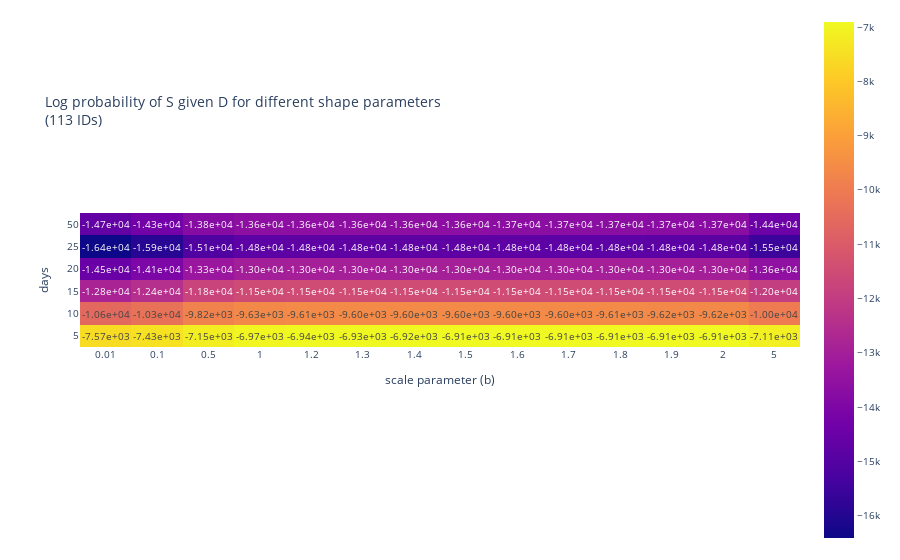

Write notebook code for a chart like this one.
### Code cell
params = [0.01, 0.1, 0.5, 1, 1.2, 1.3, 1.4, 1.5, 1.6, 1.7, 1.8, 1.9, 2, 5]


def add_heatmap_for_laplace(fig, df, col):
    fig.add_trace(
        go.Heatmap(
            z=df.T,
            x=df.index,
            y=df.columns,
            colorbar=dict(
                len=4,  # Make colorbar 1.5x the height of the plot
                y=0.5,  # Center it vertically
                yanchor="middle",
            ),
        ),
        row=1,
        col=col,
    )
    fig.update_traces(
        text=df.T.applymap(lambda x: f"{x:.2e}"),
        texttemplate="%{text}",
        textfont={"size": 10},
        showscale=True,
    )
    fig.update_yaxes(
        type="category",
        row=1,
        col=col,
        title="days",
        showticklabels=True,
    )
    fig.update_xaxes(
        type="category",
        row=1,
        col=col,
        title="scale parameter (b)",
    )
    return fig


def transform_df_hm(df_hm, days):
    df_hm = df_hm.set_index("scale")
    df_hm = df_hm.drop(columns=["params"])
    df_hm = df_hm.rename(columns={"log_p_S_given_D": days})

    print(np.max(df_hm[days]))
    max = np.max(df_hm[days])
    overall_max = -14772
    df_hm[days] = df_hm[days] - np.max(df_hm[days])
    # df_hm[days] = np.exp(df_hm[days])
    # df_hm[days] = df_hm[days] / np.sum(df_hm[days])
    return df_hm


labels = ["scale"]
# df_hm, data = load_and_process_json("10_18IDs_30d", params, labels)
df_hm_5, data_5 = load_and_process_json("14_5days", params, labels)
df_hm_10, data_10 = load_and_process_json("14_10days", params, labels)
df_hm_15, data_15 = load_and_process_json("14_15days", params, labels)
df_hm_20, data_20 = load_and_process_json("14_20days", params, labels)
df_hm_25, data_25 = load_and_process_json("14_25days", params, labels)
df_hm_50, data_50 = load_and_process_json("14_50days", params, labels)

df_hm_5 = transform_df_hm(df_hm_5, 5)
df_hm_10 = transform_df_hm(df_hm_10, 10)
df_hm_15 = transform_df_hm(df_hm_15, 15)
df_hm_20 = transform_df_hm(df_hm_20, 20)
df_hm_25 = transform_df_hm(df_hm_25, 25)
df_hm_50 = transform_df_hm(df_hm_50, 50)


df_hm = pd.merge(df_hm_5, df_hm_10, right_index=True, left_index=True)
df_hm = pd.merge(df_hm, df_hm_15, right_index=True, left_index=True)
df_hm = pd.merge(df_hm, df_hm_20, right_index=True, left_index=True)
df_hm = pd.merge(df_hm, df_hm_25, right_index=True, left_index=True)
df_hm = pd.merge(df_hm, df_hm_50, right_index=True, left_index=True)


IDs = list(data.keys())

fig = make_subplots()
fig = add_heatmap_for_laplace(fig, df_hm, 1)
fig.update_layout(
    title=f"Log probability of S given D for different shape parameters<br>({len(IDs)} IDs)",
    # yaxis_type='log',
    # width=450,
    # height=200,
    font_size=10,
)
fig.show()

df_hm.head(2)

### Figure 1 — Plotly figure (JSON) as saved in the notebook; plotly's stock layout.template omitted (floating-point values rounded to 4 significant figures)
{"data": [{"colorbar": {"len": 4, "y": 0.5, "yanchor": "middle"}, "showscale": true, "text": [["-7.57e+03", "-7.43e+03", "-7.15e+03", "-6.97e+03", "-6.94e+03", "-6.93e+03", "-6.92e+03", "-6.91e+03", "-6.91e+03", "-6.91e+03", "-6.91e+03", "-6.91e+03", "-6.91e+03", "-7.11e+03"], ["-1.06e+04", "-1.03e+04", "-9.82e+03", "-9.63e+03", "-9.61e+03", "-9.60e+03", "-9.60e+03", "-9.60e+03", "-9.60e+03", "-9.60e+03", "-9.61e+03", "-9.62e+03", "-9.62e+03", "-1.00e+04"], ["-1.28e+04", "-1.24e+04", "-1.18e+04", "-1.15e+04", "-1.15e+04", "-1.15e+04", "-1.15e+04", "-1.15e+04", "-1.15e+04", "-1.15e+04", "-1.15e+04", "-1.15e+04", "-1.15e+04", "-1.20e+04"], ["-1.45e+04", "-1.41e+04", "-1.33e+04", "-1.30e+04", "-1.30e+04", "-1.30e+04", "-1.30e+04", "-1.30e+04", "-1.30e+04", "-1.30e+04", "-1.30e+04", "-1.30e+04", "-1.30e+04", "-1.36e+04"], ["-1.64e+04", "-1.59e+04", "-1.51e+04", "-1.48e+04", "-1.48e+04", "-1.48e+04", "-1.48e+04", "-1.48e+04", "-1.48e+04", "-1.48e+04", "-1.48e+04", "-1.48e+04", "-1.48e+04", "-1.55e+04"], ["-1.47e+04", "-1.43e+04", "-1.38e+04", "-1.36e+04", "-1.36e+04", "-1.36e+04", "-1.36e+04", "-1.36e+04", "-1.37e+04", "-1.37e+04", "-1.37e+04", "-1.37e+04", "-1.37e+04", "-1.44e+04"]], "textfont": {"size": 10}, "texttemplate": "%{text}", "type": "heatmap", "x": [0.01, 0.1, 0.5, 1, 1.2, 1.3, 1.4, 1.5, 1.6, 1.7, 1.8, 1.9, 2, 5], "xaxis": "x", "y": [5, 10, 15, 20, 25, 50], "yaxis": "y", "z": [[-7569.0, -7425.0, -7147.0, -6972.0, -6940.0, -6929.0, -6921.0, -6915.0, -6911.0, -6908.0, -6907.0, -6908.0, -6909.0, -7106.0], [-10570.0, -10310.0, -9824.0, -9634.0, -9608.0, -9602.0, -9598.0, -9598.0, -9600.0, -9604.0, -9609.0, -9616.0, -9624.0, -10010.0], [-12840.0, -12450.0, -11770.0, -11510.0, -11480.0, -11470.0, -11460.0, -11460.0, -11460.0, -11470.0, -11470.0, -11480.0, -11490.0, -11960.0], [-14480.0, -14060.0, -13280.0, -13000.0, -12970.0, -12960.0, -12960.0, -12960.0, -12960.0, -12970.0, -12970.0, -12990.0, -13000.0, -13570.0], [-16410.0, -15940.0, -15100.0, -14810.0, -14780.0, -14770.0, -14770.0, -14780.0, -14780.0, -14790.0, -14800.0, -14820.0, -14830.0, -15520.0], [-14670.0, -14280.0, -13810.0, -13640.0, -13630.0, -13630.0, -13640.0, -13650.0, -13660.0, -13680.0, -13690.0, -13710.0, -13730.0, -14440.0]]}], "layout": {"font": {"size": 10}, "title": {"text": "Log probability of S given D for different shape parameters<br>(113 IDs)"}, "xaxis": {"anchor": "y", "domain": [0, 1], "title": {"text": "scale parameter (b)"}, "type": "category"}, "yaxis": {"anchor": "x", "domain": [0, 1], "showticklabels": true, "title": {"text": "days"}, "type": "category"}}}
